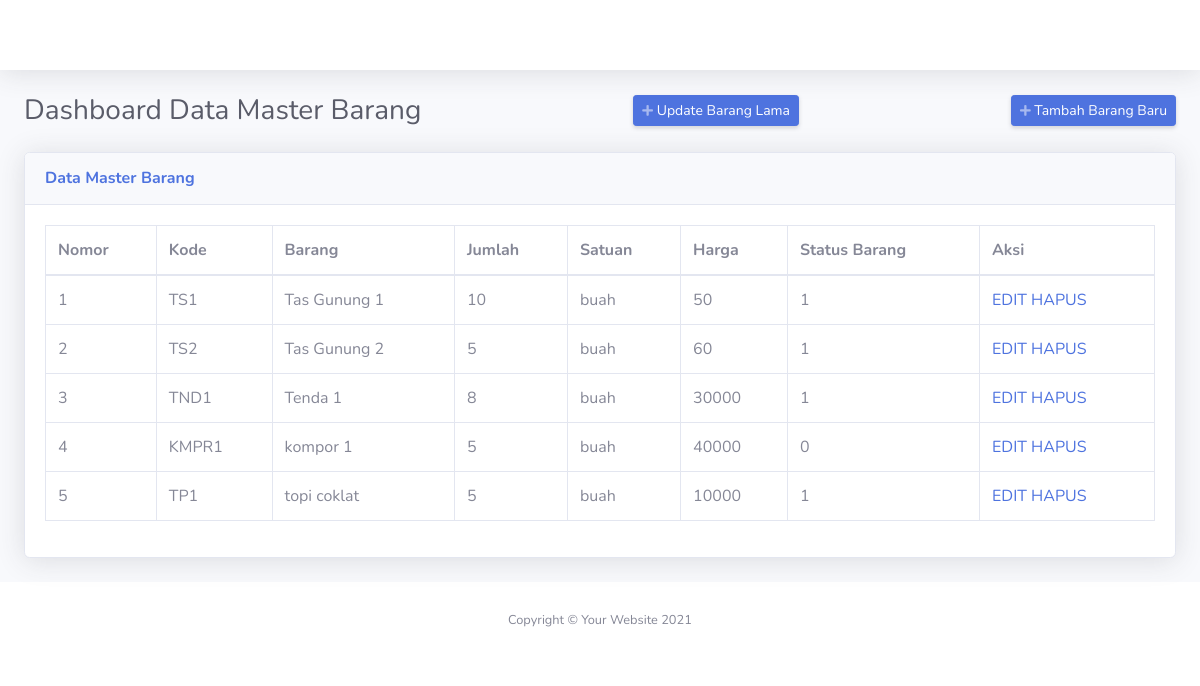
The page / on the database its author committed.
### tables this page shows
CREATE TABLE `barang` (
  `id_barang` int(11) NOT NULL,
  `kode_barang` varchar(20) DEFAULT NULL,
  `nama_barang` varchar(50) DEFAULT NULL,
  `jumlah_barang` int(11) DEFAULT NULL,
  `satuan_barang` varchar(20) DEFAULT NULL,
  `harga_beli` double DEFAULT NULL,
  `status_barang` tinyint(1) DEFAULT NULL
);

### index.php (the view, shortened to what this page needs)
<!DOCTYPE html>
<html lang="en">
<head>
    <link href="template/vendor/fontawesome-free/css/all.min.css" rel="stylesheet" type="text/css">
    <link href="template/css/sb-admin-2.min.css" rel="stylesheet">
</head>
<body id="page-top">
    <div id="wrapper">
        <div id="content-wrapper" class="d-flex flex-column">
            <div id="content">
                <nav class="navbar navbar-expand navbar-light bg-white topbar mb-4 static-top shadow">
                </nav>
                <div class="container-fluid">
                    <div class="d-sm-flex align-items-center justify-content-between mb-4">
                        <h1 class="h3 mb-0 text-gray-800">Dashboard Data Master Barang</h1>
                        <a href="update_jumlah.php" class="d-none d-sm-inline-block btn btn-sm btn-primary shadow-sm"><i class="fas fa-plus fa-sm text-white-50"></i> Update Barang Lama</a>
                        <a href="tambah.php" class="d-none d-sm-inline-block btn btn-sm btn-primary shadow-sm"><i class="fas fa-plus fa-sm text-white-50"></i> Tambah Barang Baru</a>
                    </div>
                    <div class="card shadow mb-4">
                        <div class="card-header py-3">
                            <h6 class="m-0 font-weight-bold text-primary">Data Master Barang</h6>
                        </div>
                        <div class="card-body">
                            <div class="table-responsive">
                                <table class="table table-bordered" id="dataTable" width="100%" cellspacing="0">
                                    <thead>
                                        <tr>
                                            <th>Nomor</th>
                                            <th>Kode</th>
                                            <th>Barang</th>
                                            <th>Jumlah</th>
                                            <th>Satuan</th>
                                            <th>Harga</th>
                                            <th>Status Barang</th>
                                            <th>Aksi</th>
                                        </tr>
                                    </thead>
                                    <tfoot>
                                        <?php
                                        include 'koneksi.php';
                                        $no = 1;
                                        $result = mysqli_query($link, "SELECT * FROM barang");
                                        while ($d = mysqli_fetch_array($result)) {
                                        ?>
                                            <tr>
                                                <td><?php echo $no++; ?></td>
                                                <td><?php echo $d['kode_barang']; ?></td>
                                                <td><?php echo $d['nama_barang']; ?></td>
                                                <td><?php echo $d['jumlah_barang']; ?></td>
                                                <td><?php echo $d['satuan_barang']; ?></td>
                                                <td><?php echo $d['harga_beli']; ?></td>
                                                <td><?php echo $d['status_barang']; ?></td>
                                                <td>
                                                    <a href="">EDIT</a>
                                                    <a href="">HAPUS</a>
                                                </td>
                                            </tr>
                                        <?php
                                        }
                                        ?>
                                </table>
                            </div>
                        </div>
                    </div>
                </div>
            </div>
            <footer class="sticky-footer bg-white">
                <div class="container my-auto">
                    <div class="copyright text-center my-auto">
                        <span>Copyright &copy; Your Website 2021</span>
                    </div>
                </div>
            </footer>
        </div>
    </div>
</body>
</html>

### rows shown on the page
barang: kode_barang "TS1", nama_barang "Tas Gunung 1", jumlah_barang "10", satuan_barang "buah", harga_beli "50", status_barang "1"
barang: kode_barang "TS2", nama_barang "Tas Gunung 2", jumlah_barang "5", satuan_barang "buah", harga_beli "60", status_barang "1"
barang: kode_barang "TND1", nama_barang "Tenda 1", jumlah_barang "8", satuan_barang "buah", harga_beli "30000", status_barang "1"
barang: kode_barang "KMPR1", nama_barang "kompor 1", jumlah_barang "5", satuan_barang "buah", harga_beli "40000", status_barang "0"
barang: kode_barang "TP1", nama_barang "topi coklat", jumlah_barang "5", satuan_barang "buah", harga_beli "10000", status_barang "1"
